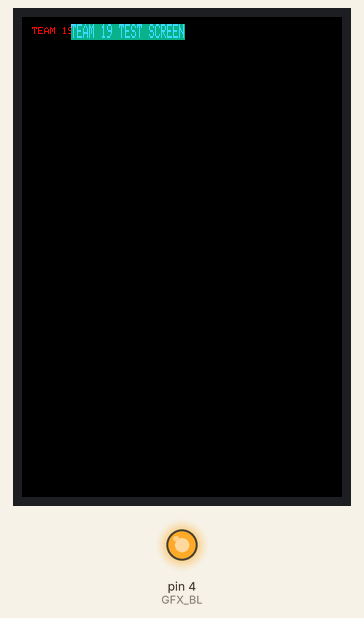
This sketch was run on a simulated Arduino Nano, built with avr-gcc and run on an emulated ATmega328P. Shown: 320×480 colour display, output pins drawn as LEDs (lit = HIGH). Random numbers use the default seed unless the sketch sets one.

Above: at 5.3 s.
At 9.4 s:
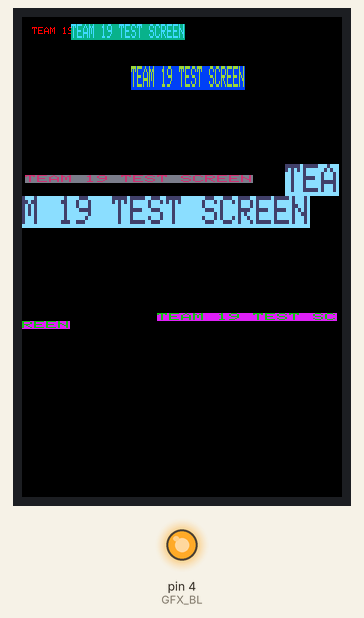
At 13.4 s:
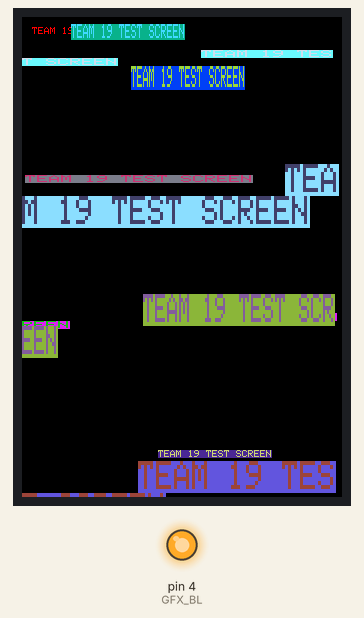
At 21.5 s:
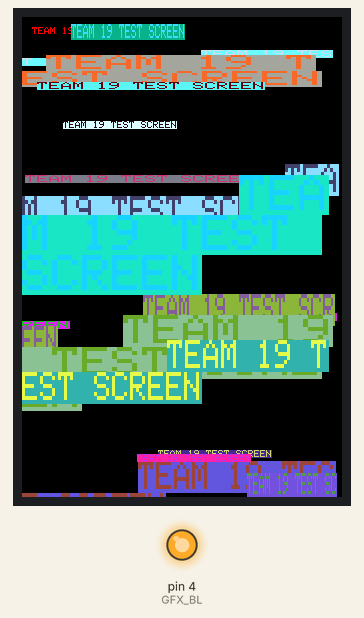
At 29.5 s:
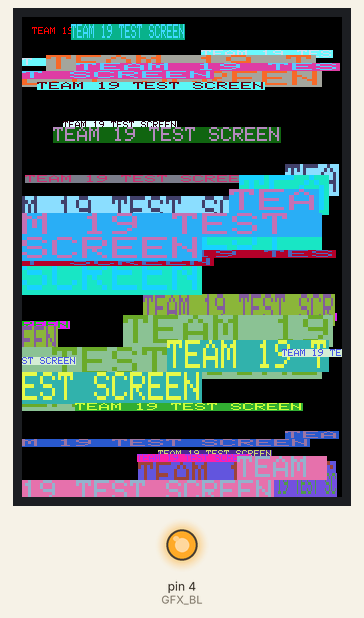
At 38.6 s:
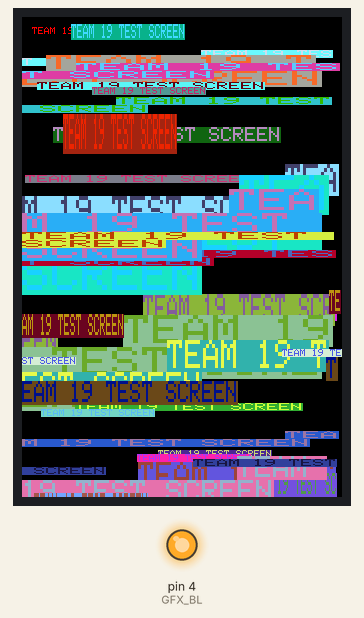

Measured:
- what the display in image 0 shows lasts 1.0 s, from 5.3 s to 6.3 s

The sketch:

HelloWorld.ino
```cpp
/*******************************************************************************
 * Start of Arduino_GFX setting
 *
 * Arduino_GFX try to find the settings depends on selected board in Arduino IDE
 * Or you can define the display dev kit not in the board list
 * Defalult pin list for non display dev kit:
 * Arduino Nano, Micro and more: CS:  9, DC:  8, RST:  7, BL:  6, SCK: 13, MOSI: 11, MISO: 12
 * ESP32 various dev board     : CS:  5, DC: 27, RST: 33, BL: 22, SCK: 18, MOSI: 23, MISO: nil
 * ESP32-C3 various dev board  : CS:  7, DC:  2, RST:  1, BL:  3, SCK:  4, MOSI:  6, MISO: nil
 * ESP32-S2 various dev board  : CS: 34, DC: 35, RST: 33, BL: 21, SCK: 36, MOSI: 35, MISO: nil
 * ESP32-S3 various dev board  : CS: 40, DC: 41, RST: 42, BL: 48, SCK: 36, MOSI: 35, MISO: nil
 * ESP8266 various dev board   : CS: 15, DC:  4, RST:  2, BL:  5, SCK: 14, MOSI: 13, MISO: 12
 * Raspberry Pi Pico dev board : CS: 17, DC: 27, RST: 26, BL: 28, SCK: 18, MOSI: 19, MISO: 16
 * RTL8720 BW16 old patch core : CS: 18, DC: 17, RST:  2, BL: 23, SCK: 19, MOSI: 21, MISO: 20
 * RTL8720_BW16 Official core  : CS:  9, DC:  8, RST:  6, BL:  3, SCK: 10, MOSI: 12, MISO: 11
 * RTL8722 dev board           : CS: 18, DC: 17, RST: 22, BL: 23, SCK: 13, MOSI: 11, MISO: 12
 * RTL8722_mini dev board      : CS: 12, DC: 14, RST: 15, BL: 13, SCK: 11, MOSI:  9, MISO: 10
 * Seeeduino XIAO dev board    : CS:  3, DC:  2, RST:  1, BL:  0, SCK:  8, MOSI: 10, MISO:  9
 * Teensy 4.1 dev board        : CS: 39, DC: 41, RST: 40, BL: 22, SCK: 13, MOSI: 11, MISO: 12
 ******************************************************************************/
#include <Arduino_GFX_Library.h>

#define GFX_BL 4 // default backlight pin, you may replace DF_GFX_BL to actual backlight pin

/* More dev device declaration: https://github.com/moononournation/Arduino_GFX/wiki/Dev-Device-Declaration */
#if defined(DISPLAY_DEV_KIT)
Arduino_GFX *gfx = create_default_Arduino_GFX();
#else /* !defined(DISPLAY_DEV_KIT) */

Arduino_DataBus *bus = new Arduino_SWSPI(48 /* DC */, 39 /* CS */, 40 /* SCK */, 42 /* MOSI */, GFX_NOT_DEFINED /* MISO */);
Arduino_GFX *gfx = new Arduino_ST7796(bus, 38 /* RST */, 0 /* rotation */);


#endif /* !defined(DISPLAY_DEV_KIT) */
/*******************************************************************************
 * End of Arduino_GFX setting
 ******************************************************************************/

void setup(void)
{
    gfx->begin();
    gfx->fillScreen(BLACK);

#ifdef GFX_BL
    pinMode(GFX_BL, OUTPUT);
    digitalWrite(GFX_BL, HIGH);
#endif

    gfx->setCursor(10, 10);
    gfx->setTextColor(RED);
    gfx->println("TEAM 19 TEST SCREEN");

    delay(5000); // 5 seconds
}

void loop()
{
    gfx->setCursor(random(gfx->width()), random(gfx->height()));
    gfx->setTextColor(random(0xffff), random(0xffff));
    gfx->setTextSize(random(6) /* x scale */, random(6) /* y scale */, random(2) /* pixel_margin */);
    gfx->println("TEAM 19 TEST SCREEN");

    delay(1000); // 1 second
}
```
